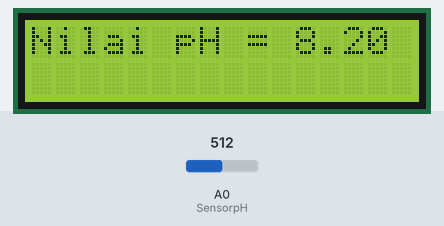
Bench run of a sketch on a simulated Arduino Uno, built with avr-gcc and run on an emulated ATmega328P. Parts: 16×2 character LCD. The test bench sets the inputs (shaded band); at power-on: A0 (SensorpH) = 512.

Above: at 1.2 s.
1.3 s: A0 (SensorpH) set to 716
At 2.6 s:
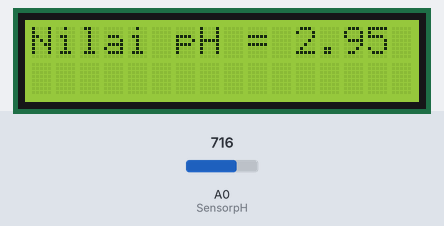
5.4 s: A0 (SensorpH) set to 900
At 6.9 s:
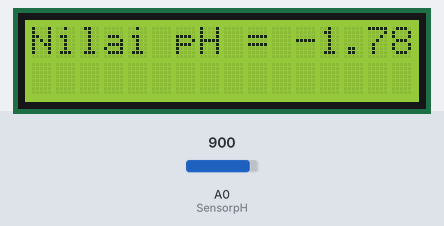
8.6 s: A0 (SensorpH) set to 1023
At 10.0 s:
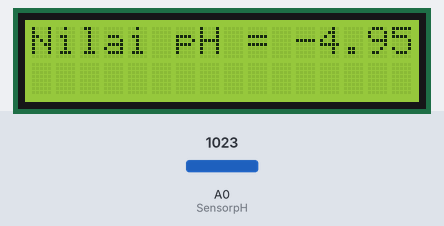
Timing chart, 0 to 11.6 s (numbered marks = the images above; inputs shaded):
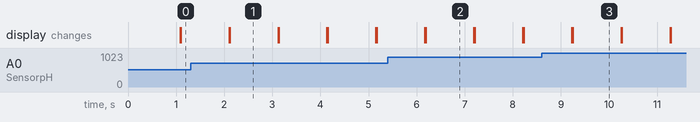

The sketch:

code.ino
```cpp
#include <LiquidCrystal_I2C.h>      //Library LCD I2C
LiquidCrystal_I2C lcd(0x27, 16, 2); //Alamat I2C
#define SensorpH A0                 //Sensor pH pada pin A0

float teganganPh7 = 2.73;   //Nilai kalibrasi
float teganganPh4 = 3.3;    //Nilai kalibrasi
float Po;

void setup() {
  lcd.init();       //Mulai LCD
  lcd.backlight();  //Nyalakan backlight
}

void loop() {
  int sensorValue = analogRead(SensorpH);         //Baca Sensor
  float voltage = sensorValue * (5.0 / 1023.0);   //Konversi menjadi nilai tegangan
  //Rumus mencari pH
  Po = 7.00 + ((teganganPh7 - voltage) / ((teganganPh4 - teganganPh7)/3));
  lcd.setCursor(0,0);
  lcd.print("Nilai pH = ");
  lcd.print(Po);                             //Tampilkan nilai pH
  delay(1000);
  lcd.clear();
}
```

Measured:
- after the input at 1.3 s, the display: first differs from a run without the input after 0.82 s (image 1)
- after the input at 5.4 s, the display: first differs from a run without the input after 0.79 s (image 2)
- after the input at 8.6 s, the display: first differs from a run without the input after 0.65 s (image 3)
- what the display in image 1 shows lasts 1.0 s, from 2.1 s to 3.1 s
